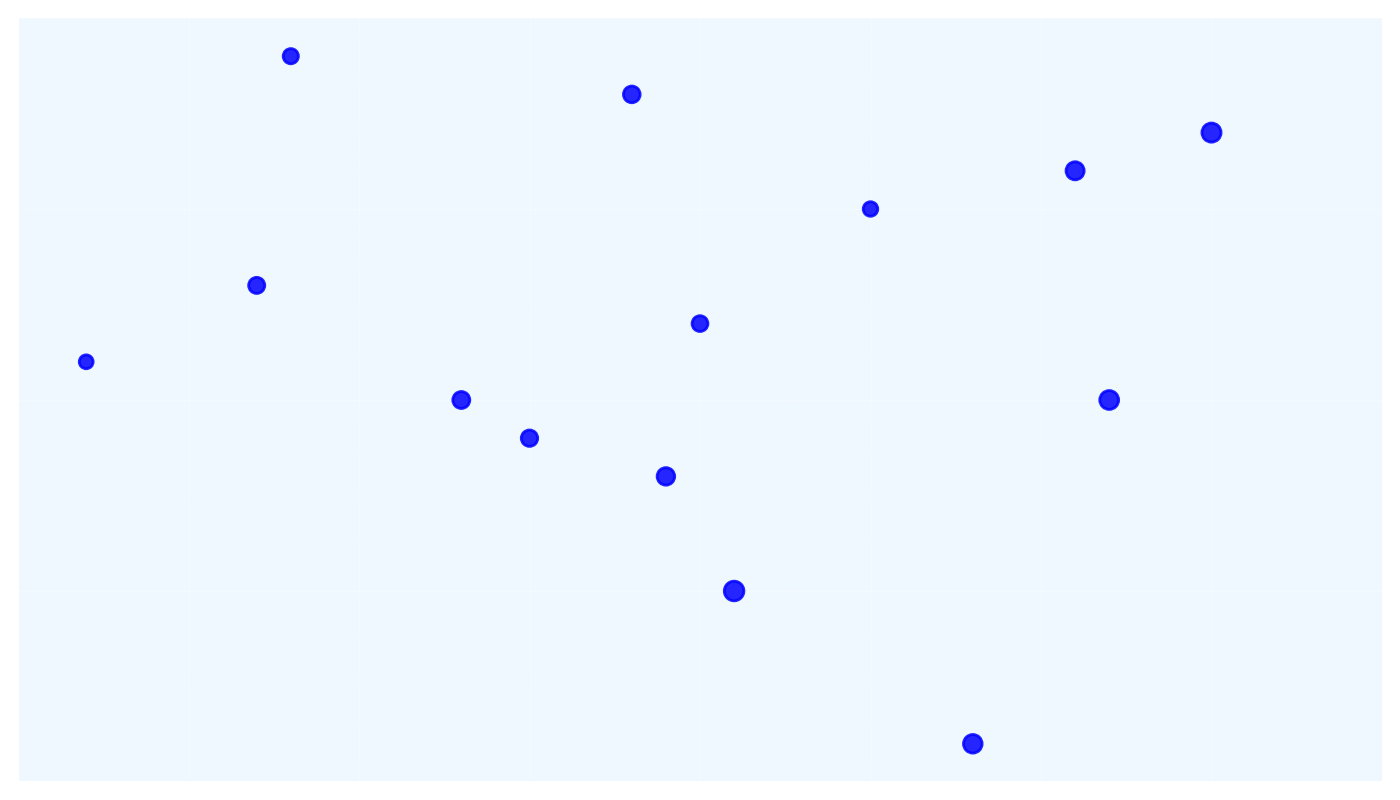

The Python source for this figure:
import matplotlib.pyplot as plt
import numpy as np

gravitational_anomalies = np.array([2.3, 3.1, 1.8, 2.9, 1.2, 4.5, 3.8, 3.5, 2.5, 3.0, 1.7, 4.1, 2.8, 4.2])
organic_signature_strengths = np.array([3.0, 2.5, 3.9, 2.8, 3.1, 3.7, 2.1, 3.5, 2.9, 3.2, 3.3, 3.6, 3.8, 3.0])
sensor_sizes = np.array([150, 200, 120, 160, 100, 190, 180, 110, 140, 130, 135, 170, 145, 185])

# Use a single color, e.g., 'blue', for all data points
consistent_color = 'blue'

plt.figure(figsize=(14, 8))
plt.scatter(gravitational_anomalies, organic_signature_strengths, s=sensor_sizes, c=consistent_color, 
            alpha=0.85, edgecolors=consistent_color, linewidth=2, zorder=2)
plt.gca().set_facecolor('#f0f8ff')
plt.grid(True, linestyle='--', linewidth=0.5, alpha=0.5)

plt.gca().spines['top'].set_color('none')
plt.gca().spines['right'].set_color('none')
plt.gca().spines['left'].set_linewidth(1.5)
plt.gca().spines['bottom'].set_linewidth(1.5)

plt.xticks(np.arange(1, 5.5, 0.5), labels=[])
plt.yticks(np.arange(2, 4.5, 0.5), labels=[])

plt.tight_layout()
plt.show()
